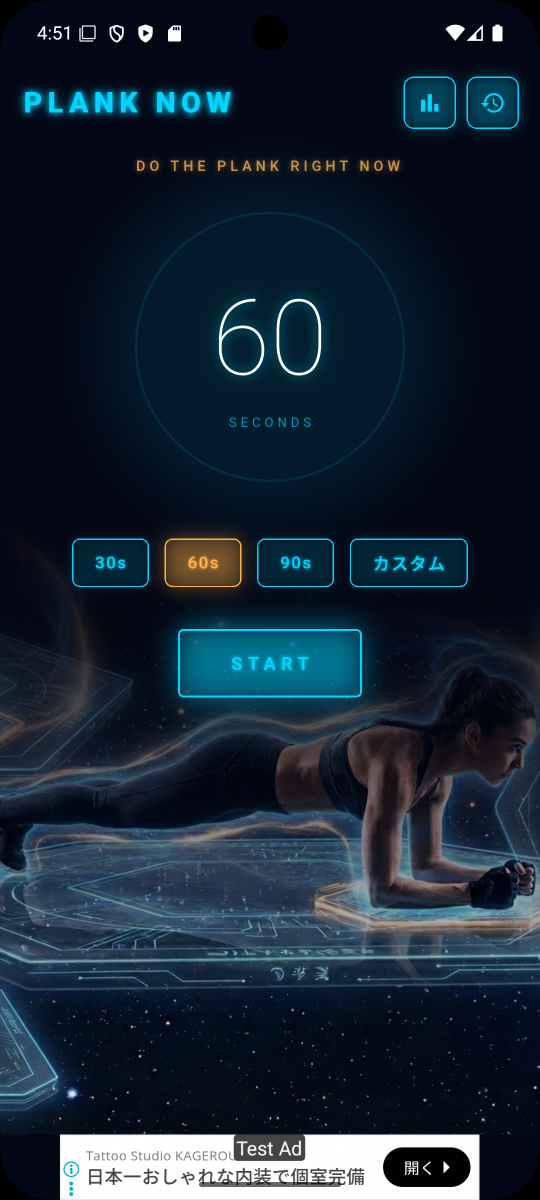
#> input picture assets/screenshots/raw_20260508/1_135120.png, 1080 x 2400 px, found by its file name (shown at 1/2 size)
$ python process_screenshots.py
#> lines starting #> are read from the running program, lines starting #| are printed output that depends on the picture
"""
Process Play Store screenshots:
- Crop to 1080x1920 (Play Store recommended 9:16)
- Cut top status bar (80px) and bottom area (incl. test ad band) (~400px)
- Crop region: x=0-1080, y=80-2000 (1080 wide x 1920 tall)
- Rename to ordered: 01_initial, 02_running, 03_complete, 04_stats, 05_history
"""
from PIL import Image
import os

RAW = r"C:\plank_app\assets\screenshots\raw_20260508"
OUT = r"C:\plank_app\assets\screenshots\final"
os.makedirs(OUT, exist_ok=True)

# Source -> Final name mapping (skip the JP custom dialog -- raw 4)
mapping = [
    ("1_135120.png", "01_initial.png"),
    ("2_135718.png", "02_running.png"),
    ("3_135745.png", "03_complete.png"),
    ("5_140154.png", "04_stats.png"),
    ("6_140218.png", "05_history.png"),
]

# Crop box: (left, top, right, bottom)
# 1080x2400 -> 1080x1920 by cutting 120 from top (status bar gone), 360 from bottom (test ad gone)
CROP = (0, 120, 1080, 2040)

for src_name, dst_name in mapping:
    src_path = os.path.join(RAW, src_name)
    dst_path = os.path.join(OUT, dst_name)
    with Image.open(src_path) as im:
#> im is the input picture: PIL image 1080x2400 RGBA; mean R, G, B, A 23.6, 38.8, 53.1, 255
        w, h = im.size
#> w = 1080; h = 2400
        print(f"  {src_name}: {w}x{h}")
#|   1_135120.png: 1080x2400
        cropped = im.crop(CROP)
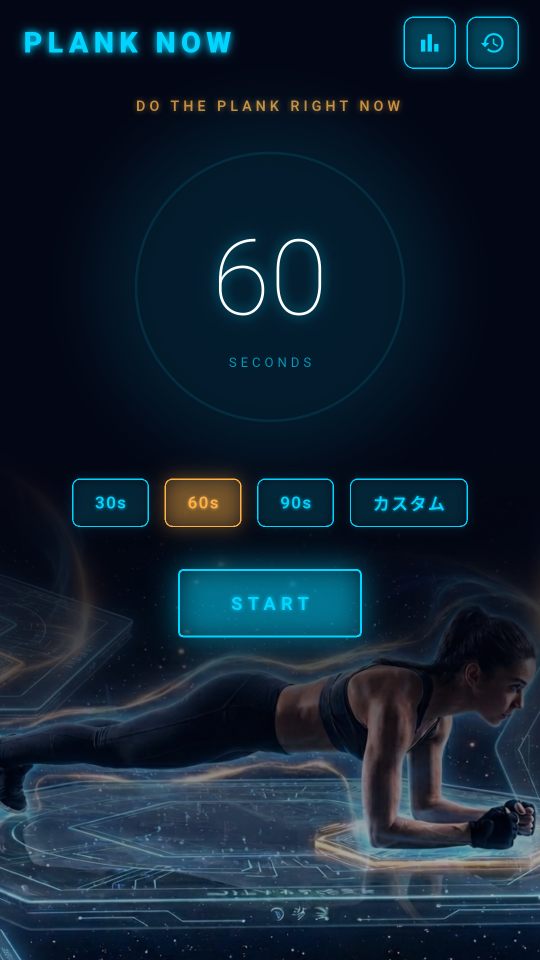
#> cropped: PIL image 1080x1920 RGBA (shown at 1/2 size); mean R, G, B, A 17.3, 34.6, 49.8, 255
        cw, ch = cropped.size
#> cw = 1080; ch = 1920
        # Optimize PNG
        cropped.save(dst_path, "PNG", optimize=True)
        print(f"  -> {dst_name}: {cw}x{ch}")
#|   -> 01_initial.png: 1080x1920
#> pass 2 of the loop `for src_name, dst_name in mapping:`:
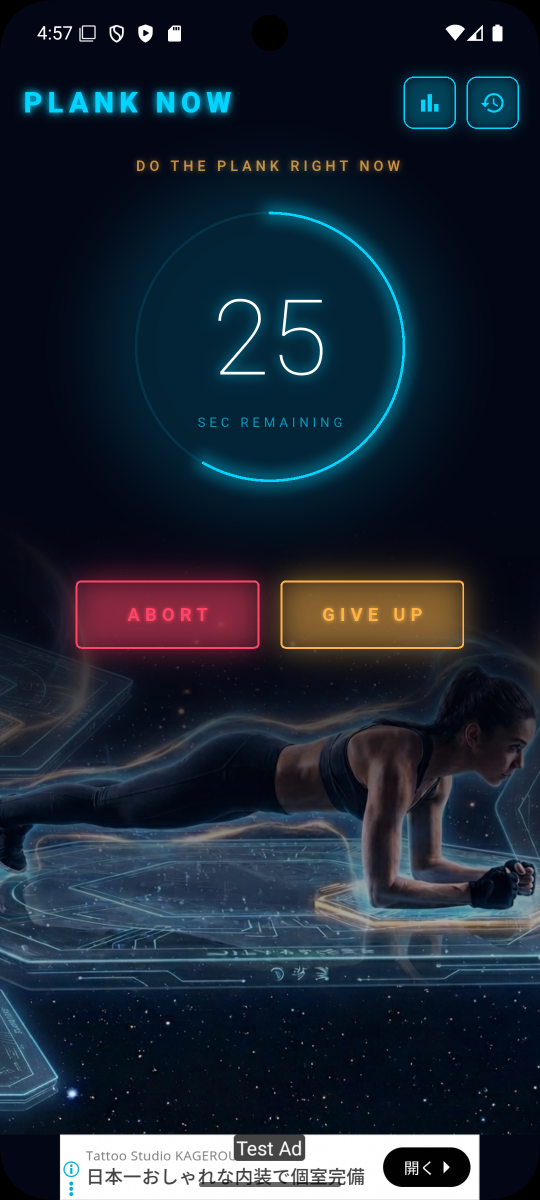
#> input picture assets/screenshots/raw_20260508/2_135718.png, 1080 x 2400 px, found by its file name (shown at 1/2 size)
#> im is the input picture: PIL image 1080x2400 RGBA; mean R, G, B, A 29.3, 39.8, 53, 255
#|   2_135718.png: 1080x2400
#> `cropped = im.crop(CROP)`:
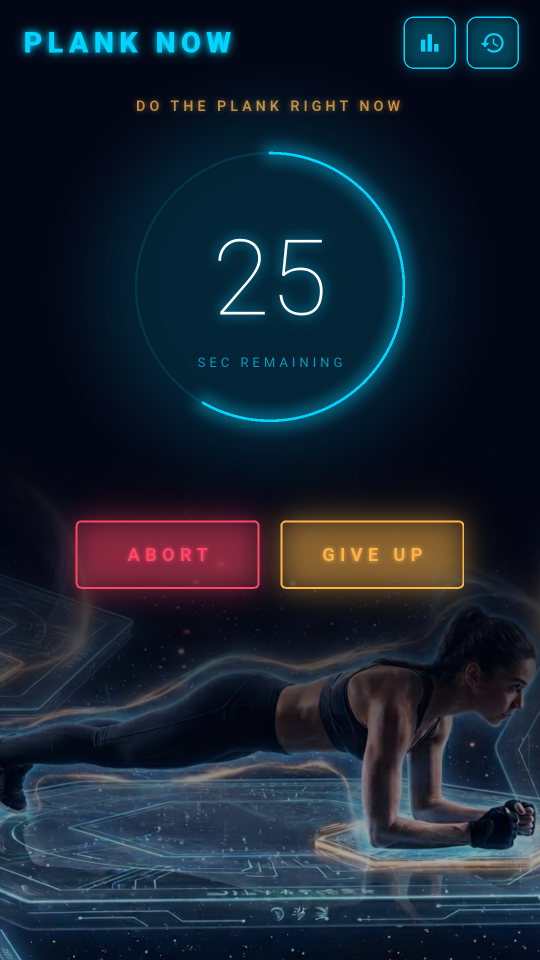
#> cropped: PIL image 1080x1920 RGBA (shown at 1/2 size); mean R, G, B, A 24.4, 35.9, 49.7, 255
#|   -> 02_running.png: 1080x1920
#> pass 3 of the loop `for src_name, dst_name in mapping:`:
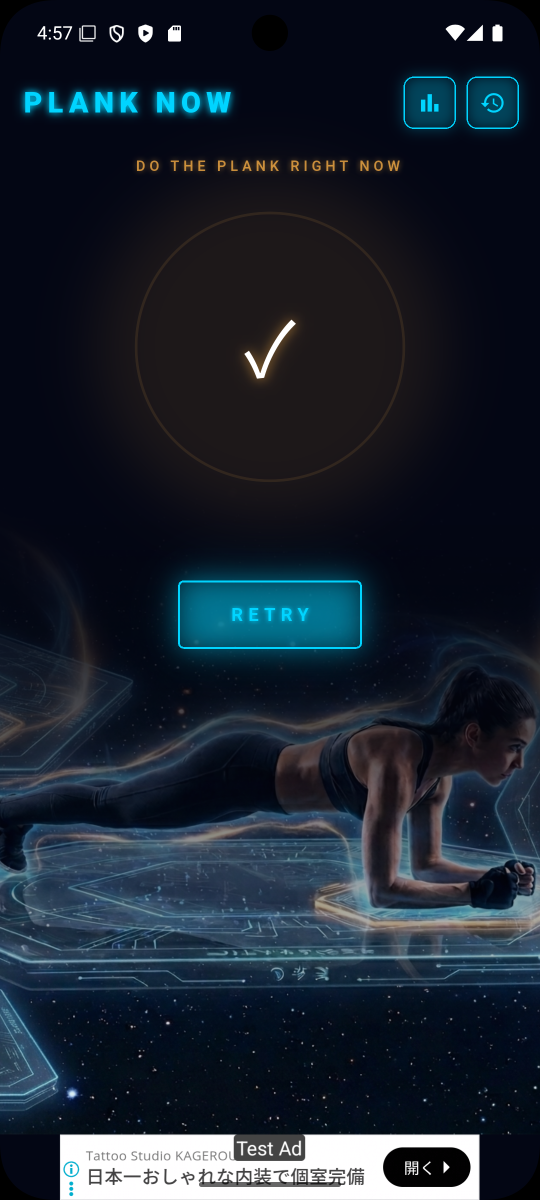
#> input picture assets/screenshots/raw_20260508/3_135745.png, 1080 x 2400 px, found by its file name (shown at 1/2 size)
#> im is the input picture: PIL image 1080x2400 RGBA; mean R, G, B, A 26.7, 36.2, 48.3, 255
#|   3_135745.png: 1080x2400
#> `cropped = im.crop(CROP)`:
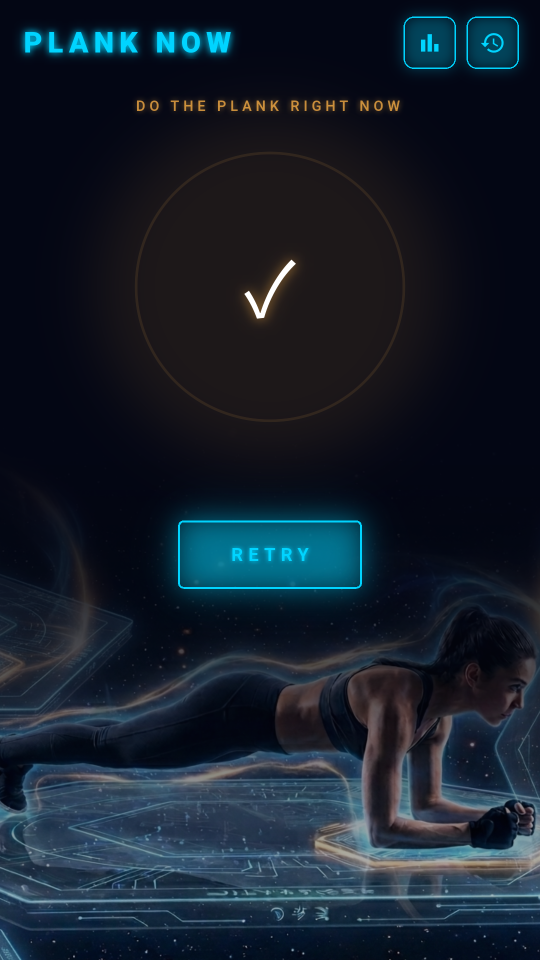
#> cropped: PIL image 1080x1920 RGBA (shown at 1/2 size); mean R, G, B, A 21, 31.4, 43.9, 255
#|   -> 03_complete.png: 1080x1920
#> (the run stopped early here; a loop or call above may not have finished)
